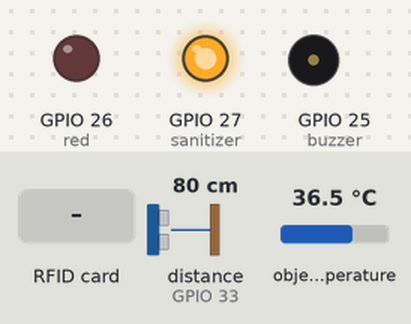
The sketch below on a simulated ESP32. Shown: output pins drawn as LEDs (lit = HIGH), buzzer (waves = sounding, pin HIGH). The inputs (shaded band) are chosen by the test bench; at power-on: distance to the obstacle (sensor on GPIO 33) 80 cm, object temperature 36.5 °C. The echo pulse lasts 58.3 µs per cm; WiFi joins after 1.5 s; servers stay silent unless stated; uploads are accepted with an empty reply; pins used as bus, display or sensor lines are not drawn; what the sketch prints to the serial monitor is not drawn.

Above: at 3.2 s.
3.3 s: RFID card 89 E9 CD B1 held to the reader
At 4.5 s:
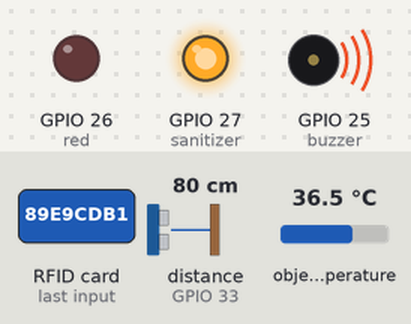
4.8 s: distance to the obstacle (sensor on GPIO 33) set to 12 cm
7.8 s: distance to the obstacle (sensor on GPIO 33) set to 9 cm
9.3 s: RFID card 5E 7A 19 C4 held to the reader
At 10.9 s:
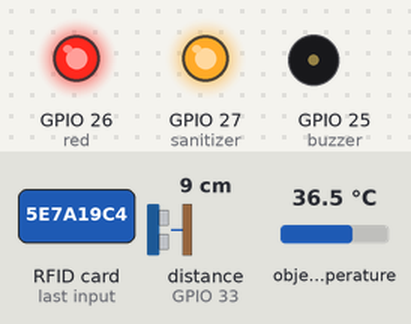
11.2 s: RFID card D9 6D DB B2 held to the reader
At 12.4 s:
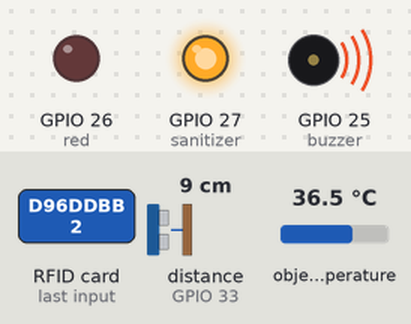
12.7 s: distance to the obstacle (sensor on GPIO 33) set to 18 cm
At 14.9 s:
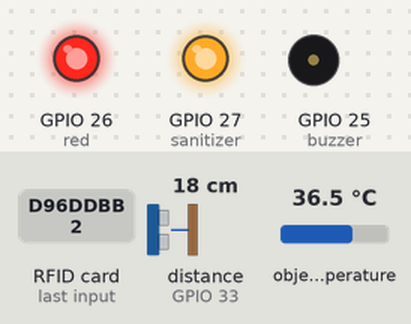
Timing chart, 0 to 16.4 s (numbered marks = the images above; inputs shaded):
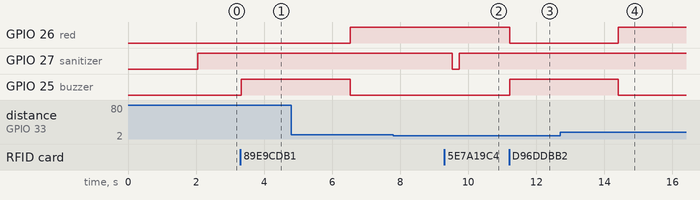

The sketch:

tugasakhir.ino.ino
```cpp
#include <Wire.h>
#include <Adafruit_MLX90614.h>
#include <WebServer.h>
#include <HTTPClient.h>
#include <SPI.h>
#include <MFRC522.h>
#include <WiFi.h>
#include "time.h"

#include <Servo_ESP32.h>


#define SS_PIN 15  //--> SDA / SS is connected to pinout D2
#define RST_PIN 2  //--> RST is connected to pinout D1
MFRC522 mfrc522(SS_PIN, RST_PIN);  //--> Create MFRC522 instance.

#define echoPin 33 // attach pin 4 Arduino to pin Echo of HC-SR04
#define trigPin 32 //attach pin 5 Arduino to pin Trig of HC-SR04

#define red 26
#define sanitizer 27
#define buzzer 25


long duration; // variable for the duration of sound wave travel
int distance; // variable for the distance measurement

const char* ssid = "GM";
const char* password = "tekkom98";

WebServer server(80);  //--> Server on port 80

int readsuccess;
byte readcard[4];
char str[32] = "";
String StrUID;

Adafruit_MLX90614 mlx = Adafruit_MLX90614();

const char* ntpServer = "pool.ntp.org";
const long  gmtOffset_sec = 0;
const int   daylightOffset_sec = 19800;

int noOfEm = 2;
String UserID[2] = {"89 E9 CD B1", "D9 6D DB B2"};


void setup() {
  Serial.begin(115200); //--> Initialize serial communications with the PC
  SPI.begin(); // Init SPI bus
  mfrc522.PCD_Init(); // Init MFRC522
  mfrc522.PCD_DumpVersionToSerial(); // Show details of PCD - MFRC522 Card Reader details
  mlx.begin();
  delay(500);

  WiFi.begin(ssid, password); //--> Connect to your WiFi router
  Serial.println("");

  pinMode(red, OUTPUT);
  pinMode(sanitizer, OUTPUT);
  pinMode(buzzer, OUTPUT);
//  pinMode(gate, OUTPUT);
  pinMode(trigPin, OUTPUT); // Sets the trigPin as an OUTPUT
  pinMode(echoPin, INPUT); // Sets the echoPin as an INPUT

  Serial.print("Connecting");
  while (WiFi.status() != WL_CONNECTED) {
    Serial.print(".");

  }
  Serial.println("");
  Serial.print("Successfully connected to : ");
  Serial.println(ssid);
  Serial.print("IP address: ");
  Serial.println(WiFi.localIP());

  Serial.println("Please tag a card or keychain to see the UID !");
  Serial.println("");
}

void loop() {
  digitalWrite(sanitizer, HIGH);
  delay(10);
  // put your main code here, to run repeatedly
  if ( ! mfrc522.PICC_IsNewCardPresent()) {
    return;
  }
  if ( ! mfrc522.PICC_ReadCardSerial()) {
    return;
  }
  //Serial.print("UID tag :");
  String content = "";
  byte letter;
  for (byte i = 0; i < mfrc522.uid.size; i++)
  {
    content.concat(String(mfrc522.uid.uidByte[i] < 0x10 ? " 0" : " "));
    content.concat(String(mfrc522.uid.uidByte[i], HEX));
  }
  content.toUpperCase();

  for (int i = 0; i < noOfEm; i++) {
    Serial.println(content.substring(1));
    Serial.println(UserID[i]);
    if (content.substring(1) == UserID[i]) //change here the UID of the card/cards that you want to give access
    {
      digitalWrite(red, LOW);
      digitalWrite(buzzer, HIGH);
      //      Serial.print("Ambient = ");
      //      Serial.print(mlx.readAmbientTempC());
      //      Serial.print("*C\tTarget= ");
      //      Serial.print(mlx.readObjectTempC());
      //      Serial.println("*C");
      float(data1) = mlx.readObjectTempC();
      String temp1 = String(data1);
      String  postData;
      //Post Data
      postData = "ldrvalue=" + temp1 + "&id=" + UserID[i];
      HTTPClient http;
      http.begin("http://192.168.137.1/esp32/userdata/InsertDB.php");              //Specify request destination
      http.addHeader("Content-Type", "application/x-www-form-urlencoded");    //Specify content-type header
      int httpCode = http.POST(postData);   //Send the request
      String payload = http.getString();    //Get the response payload
      //Serial.println(httpCode);   //Print HTTP return code
      //Serial.println(payload);    //Print request response payload
      //Serial.println("Temp Value=" + temp1);
      http.end();  //Close connection
      delay(3000);
      digitalWrite(buzzer, LOW);
      digitalWrite(red, HIGH);
    }
    else
    {
      digitalWrite(red, HIGH);
      //Serial.println("Access denied");
    }
  }

  if (content.substring(1)) {
    HTTPClient http;    //Declare object of class HTTPClient
    String UIDresultSend, postData;
    UIDresultSend = content.substring(1);
    //Post Data
    postData = "UIDresult=" + UIDresultSend;
    http.begin("http://192.168.137.1/esp32/getUID.php");  //Specify request destination
    http.addHeader("Content-Type", "application/x-www-form-urlencoded"); //Specify content-type header
    int httpCode = http.POST(postData);   //Send the request
    String payload = http.getString();    //Get the response payload
    //Serial.println(UIDresultSend);
    //Serial.println(httpCode);   //Print HTTP return code
    //Serial.println(payload);    //Print request response payload
    http.end();  //Close connection
  }

  digitalWrite(trigPin, LOW);
  delayMicroseconds(2);    // Sets the trigPin HIGH (ACTIVE) for 10 microseconds
  digitalWrite(trigPin, HIGH);
  delayMicroseconds(10);
  digitalWrite(trigPin, LOW);   // Reads the echoPin, returns the sound wave travel time in microseconds
  duration = pulseIn(echoPin, HIGH);
  // Calculating the distance
  distance = duration * 0.034 / 2; // Speed of sound wave divided by 2 (go and back)
  // Displays the distance on the Serial Monitor
  Serial.print("Distance : ");
  Serial.println(distance);
  if (distance < 10) {
    digitalWrite(sanitizer, LOW);
    delay(200);
    digitalWrite(sanitizer, HIGH);
  }
  else {
    digitalWrite(sanitizer, HIGH);
  }
  delay(200);
}
```

Measured:
- after the input at 3.3 s, GPIO 25 (buzzer): LOW → HIGH at once
- after the input at 7.8 s, every drawn part: stays the same
- after the input at 9.3 s, GPIO 27 (sanitizer): HIGH → LOW after 0.24 s, → HIGH 0.20 s later
- after the input at 11.2 s, GPIO 26 (red): HIGH → LOW at once; GPIO 25 (buzzer): LOW → HIGH at once
- after the input at 12.7 s, GPIO 27 (sanitizer): stays HIGH (without the input it goes to LOW after 1.9 s)
